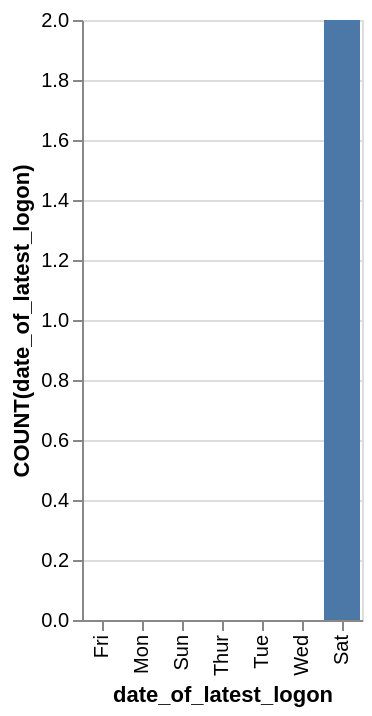

Express this chart as Vega-Lite.
### Vega-Lite specification from a JSON file in a GitHub repository (floating-point values rounded to 4 significant figures)
{"data": {"values": [{"x_data": "Fri", "y_data": 0}, {"x_data": "Mon", "y_data": 0}, {"x_data": "Sun", "y_data": 0}, {"x_data": "Thur", "y_data": 0}, {"x_data": "Tue", "y_data": 0}, {"x_data": "Wed", "y_data": 0}, {"x_data": "Sat", "y_data": 2}]}, "mark": "bar", "encoding": {"x": {"field": "x_data", "type": "nominal", "title": "date_of_latest_logon", "sort": {"op": "sum", "field": "y_data", "order": "ascending"}}, "y": {"field": "y_data", "type": "quantitative", "title": "COUNT(date_of_latest_logon)"}}}
